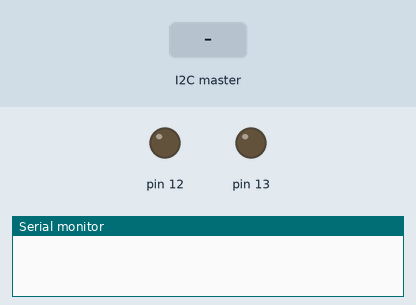
This sketch was run on a simulated Arduino Uno, built with avr-gcc and run on an emulated ATmega328P. On the bench: output pins drawn as LEDs (lit = HIGH), the last lines printed to the serial monitor. Inputs (shaded band) come from the test bench.

Above: at 2.2 s.
2.3 s: the I2C master sends the byte 2
At 3.5 s:
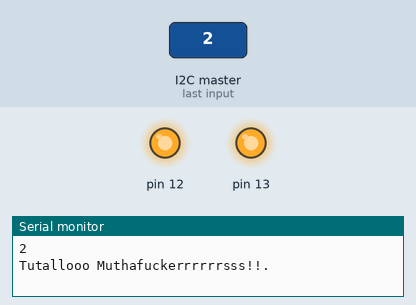
3.8 s: the I2C master sends the byte 1
At 4.8 s:
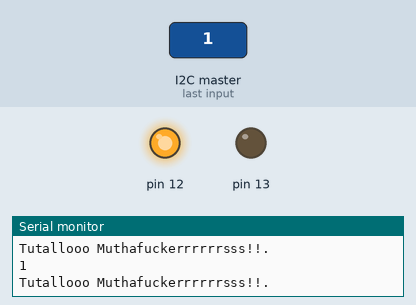
5.3 s: the I2C master sends the byte 0
At 5.9 s:
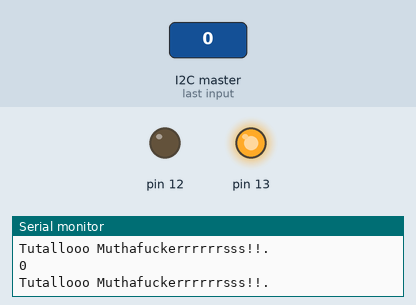
Timing chart, 0 to 8.3 s (numbered marks = the images above; inputs shaded):
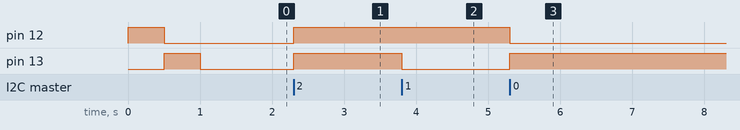

The sketch:

SlaveRead.ino
```cpp
//Slave read code

#include <Wire.h>

void setup() {
  Wire.begin(8);
  Wire.onReceive(receiveEvent);
  Serial.begin(9600);
  pinMode(12, OUTPUT);
  pinMode(13, OUTPUT);
  digitalWrite(12, HIGH);
  delay(500);
  digitalWrite(12, LOW);
  digitalWrite(13, HIGH);
  delay(500);
  digitalWrite(13, LOW);
}


void loop() {
  delay(100);

}

//byte b = 0;

void receiveEvent(int howMany) {
//  while (1 < Wire.available()) {
//    char b = Wire.Read();
    int b = Wire.read();
    if (b == 0) {
      Serial.print(b);
      digitalWrite(12, LOW);
      digitalWrite(13, HIGH);

    }
    else if (b == 1) {
      Serial.print(b);
      digitalWrite(12, HIGH);
      digitalWrite(13, LOW);
    }
    else{
      Serial.print(b);
      digitalWrite(12, HIGH);
    digitalWrite(13, HIGH);
    }
//  }
//  int x = Wire.read();
  Serial.println("\nTutallooo Muthafuckerrrrrrsss!!.");
}
```

Measured:
- after the input at 2.3 s, pin 12, pin 13: LOW → HIGH at once
- after the input at 3.8 s, pin 13: HIGH → LOW at once
- after the input at 5.3 s, pin 12: HIGH → LOW at once; pin 13: LOW → HIGH at once
